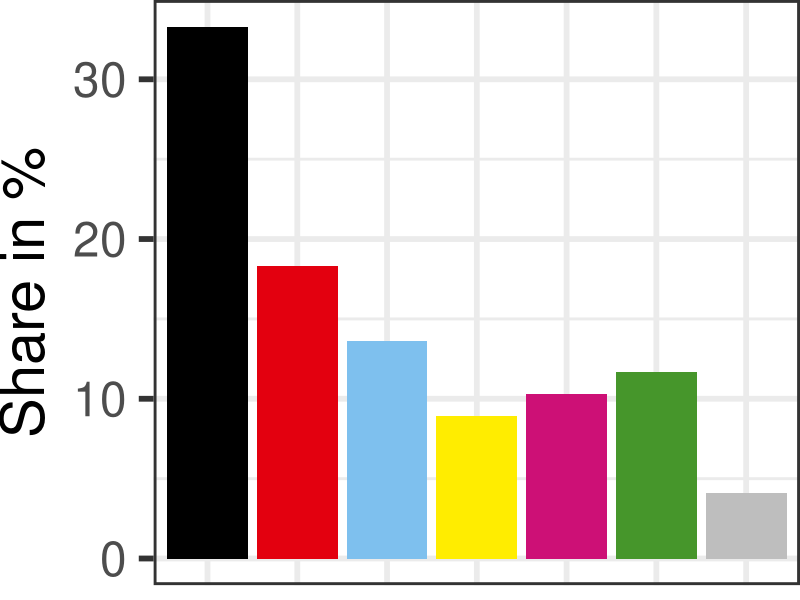

This chart was generated by the following R code: (Note: this script raises an error after producing the figure.)

library(ggplot2)



# Survey chart ------------------------------------------------------------
dat3 <- data.frame("party" = LETTERS[1:7],
                   "share" = c(33.3,18.3,13.6,8.9,10.3,11.7,4.1),
                   "col" = c("black","#E3000F","skyblue2","#ffed00","deeppink3","#46962b","grey"))
ggplot(dat3, aes(x = party, weight = share, fill = party)) +
  geom_bar() +
  scale_fill_manual(values = as.character(dat3$col)) +
  scale_y_continuous("Share in %") +
  theme_bw(base_size = 43) +
  theme(legend.position = "none",
        axis.title.x = element_blank(),
        axis.text.x = element_blank(),
        axis.ticks.x = element_blank(),
        plot.margin=unit(c(0,0,0,0),"mm")) +
  ggsave("../figures/motivation_survey.pdf", height = 5, width = 8)


# Survey chart highlighted ------------------------------------------------
dat3b <- dat3
dat3b$col <- as.character(dat3$col)
dat3b$col[c(1,4)] <- "#27719C"
dat3b$col[c(2,3,5,6,7)] <- "#d1d0ce"
ggplot(dat3b, aes(x = party, weight = share, fill = party)) +
  geom_bar() +
  scale_fill_manual(values = as.character(dat3b$col)) +
  scale_y_continuous("Share in %") +
  theme_bw(base_size = 47) +
  theme(legend.position = "none",
        axis.title.x = element_blank(),
        axis.text.x = element_blank(),
        axis.ticks.x = element_blank(),
        axis.text.y = element_blank(),
        axis.ticks.y = element_blank(),
        plot.margin=unit(c(0,0,12,0),"mm")) +
  ggsave("../figures/motivation_survey_highlighted.pdf", height = 5, width = 8)


# Bar chart ---------------------------------------------------------------
dat <- data.frame("party" = LETTERS[1:5],
                  "share" = c(30,20,12,14,11))
gg <- ggplot(dat, aes(x = party, weight = share)) +
  scale_y_continuous(expand = c(0,0)) +
  theme_minimal() +
  theme(axis.title = element_blank(),
        axis.text = element_blank(),
        axis.ticks = element_blank(),
        panel.grid = element_blank())

gg + geom_bar(fill = "gray40") +
  ggsave("../figures/motivation_pictoBar.pdf", height = 4, width = 5)
gg + geom_bar(fill = "firebrick1") +
  ggsave("../figures/motivation_pictoBar_col.pdf", height = 4, width = 5)


# Density chart -----------------------------------------------------------
set.seed(2018)
dat2 <- data.frame("x" = c(rnorm(20000,50,4), rnorm(13000,40,3.5)))
dat2$x[dat2$x < 31] <- 31
dat2$x[dat2$x > 61.5] <- 61.5
gg2 <- ggplot(dat2, aes(x = x)) +
  scale_y_continuous(expand = c(0,0)) +
  scale_x_continuous(expand = c(0,0)) +
  theme_minimal() +
  theme(axis.title = element_blank(),
        axis.text = element_blank(),
        axis.ticks = element_blank(),
        panel.grid = element_blank())

gg2 + geom_density(fill = "gray50", col = "gray40") +
  ggsave("../figures/motivation_pictoDens.pdf", height = 4, width = 5)
gg2 + geom_density(fill = "#33CC00", col = "#3CA518") +
  ggsave("../figures/motivation_pictoDens_col.pdf", height = 4, width = 5)



# Density chart highlighted -----------------------------------------------
dat2b <- dat2
dens_dat <- data.frame(x = density(dat2$x)$x, y = density(dat2$x)$y)
ggplot(dat2b, aes(x = x)) +
  geom_density(fill = "gray50", col = NA) +
  geom_ribbon(data = dens_dat[dens_dat$x <= 50,], aes(x = x, ymax = y), ymin = 0, fill = "#d1d0ce") +
  geom_ribbon(data = dens_dat[dens_dat$x >= 50,], aes(x = x, ymax = y), ymin = 0, fill = "#27719C") +
  # geom_line(data = dens_dat, aes(x = x, y = y)) +
  theme_bw(base_size = 47) +
  # scale_x_continuous(name = "Joint party share in %") +
  scale_x_continuous(breaks = c(30,40,50,60), labels = paste0(c(46,48,50,52),"%")) +
  scale_y_continuous(name = "Density") +
  theme(axis.text.y = element_blank(),
        axis.ticks.y = element_blank(),
        axis.title.x = element_blank(),
        plot.margin=unit(c(0,0,0,0),"mm")) +
  ggsave("../figures/motivation_density_highlighted.pdf", height = 5, width = 8)
